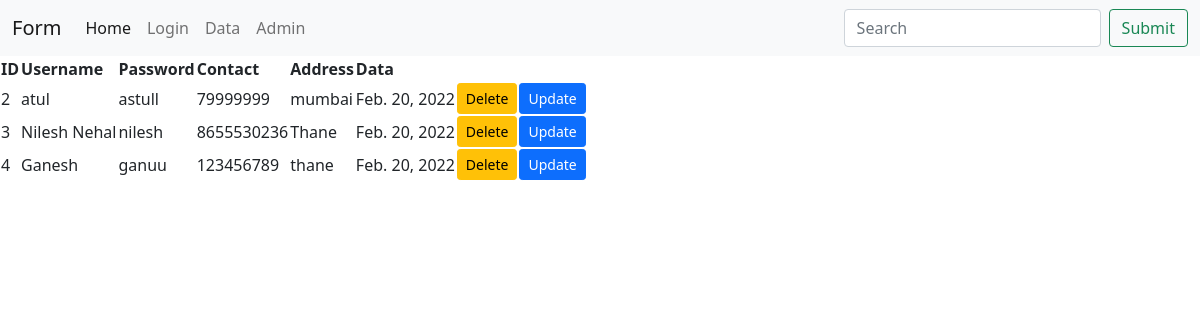
The app's page /data/ with its own data.
### app/models.py (models this page shows, shortened)
class Login(models.Model):
    username = models.CharField(max_length=20)
    password = models.CharField(max_length=10)
    contact = models.CharField(max_length=10)
    address = models.CharField(max_length=40)
    date = models.DateField()

### app/views.py (the view)
# urls.py: path('data/',views.data,name='data'),
def data(request):
    if request.method == "POST":
        sear = request.POST.get('sea')
        fm1 = Login.objects.filter(username__contains =sear)
        return render(request, 'data.html', {'ash': fm1})
    else:
        fm = Login.objects.all
        return render(request, 'data.html', {'ash': fm})

### app/templates/data.html (shortened to what this page needs)
{% extends 'base.html' %}
{% block body %}
<table>
    <thead>
        <tr>
            <th>ID</th>
            <th>Username</th>
            <th>Password</th>
            <th>Contact</th>
            <th>Address</th>
            <th>Data</th>
        </tr>
    </thead>
    <tbody>
        {% for i in ash %}
        <tr>
            <td>{{i.id}}</td>
            <td>{{i.username}}</td>
            <td>{{i.password}}</td>
            <td>{{i.contact}}</td>
            <td>{{i.address}}</td>
            <td>{{i.date}}</td>
            <td>
                <form action="/delete/{{i.id}}/" method="post">
                    <input type="submit" class="btn btn-warning btn-sm" value="Delete">
                </form>
            </td>
            <td>
                <a href="http://127.0.0.1:8000/{{i.id}}/"  class="btn btn-primary btn-sm">Update</a>
            </td>
        </tr>
        {% endfor %}
    </tbody>
</table>
{% endblock body %}

### app/templates/base.html (shortened to what this page needs)
<!doctype html>
<html lang="en">
  <head>
    <link href="https://cdn.jsdelivr.net/npm/bootstrap@5.1.3/dist/css/bootstrap.min.css" rel="stylesheet">
  </head>
  <body>
    <nav class="navbar navbar-expand-lg navbar-light bg-light">
        <div class="container-fluid">
          <a class="navbar-brand" href="#">Form</a>
          <div class="collapse navbar-collapse" id="navbarSupportedContent">
            <ul class="navbar-nav me-auto mb-2 mb-lg-0">
              <li class="nav-item">
                <a class="nav-link active" aria-current="page" href="http://127.0.0.1:8000/">Home</a>
              </li>
              <li class="nav-item">
                <a class="nav-link" href="http://127.0.0.1:8000/login/">Login</a>
              </li>
              <li class="nav-item">
                <a class="nav-link" href="http://127.0.0.1:8000/data/">Data</a>
              </li>
              <li class="nav-item">
                <a class="nav-link" href="">Admin</a>
              </li>
            </ul>
            <form action="" class="d-flex" method="post" action = "/data/">
              <input class="form-control me-2" type="search" placeholder="Search" aria-label="Search" name="sea">
              <input class="btn btn-outline-success" value="Submit" type="submit">
            </form>
          </div>
        </div>
      </nav>
      {% block body %}>{% endblock body %}
  </body>
</html>

### records on screen
Login: id "2", username "atul", password "astull", contact "79999999", address "mumbai", date "Feb. 20, 2022"
Login: id "3", username "Nilesh Nehal", password "nilesh", contact "8655530236", address "Thane", date "Feb. 20, 2022"
Login: id "4", username "Ganesh", password "ganuu", contact "123456789", address "thane", date "Feb. 20, 2022"
